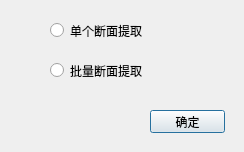
<?xml version="1.0" encoding="UTF-8"?>
<ui version="4.0">
 <class>ExtractionDialog</class>
 <widget class="QDialog" name="ExtractionDialog">
  <property name="geometry">
   <rect>
    <x>0</x>
    <y>0</y>
    <width>244</width>
    <height>152</height>
   </rect>
  </property>
  <property name="windowTitle">
   <string>请选择断面提取模式</string>
  </property>
  <widget class="QPushButton" name="pushButton">
   <property name="geometry">
    <rect>
     <x>150</x>
     <y>110</y>
     <width>75</width>
     <height>23</height>
    </rect>
   </property>
   <property name="text">
    <string>确定</string>
   </property>
  </widget>
  <widget class="QRadioButton" name="radioButton_section">
   <property name="geometry">
    <rect>
     <x>50</x>
     <y>20</y>
     <width>101</width>
     <height>21</height>
    </rect>
   </property>
   <property name="text">
    <string>单个断面提取</string>
   </property>
  </widget>
  <widget class="QRadioButton" name="radioButton_sections">
   <property name="geometry">
    <rect>
     <x>50</x>
     <y>60</y>
     <width>101</width>
     <height>21</height>
    </rect>
   </property>
   <property name="text">
    <string>批量断面提取</string>
   </property>
  </widget>
 </widget>
 <resources/>
 <connections/>
</ui>
